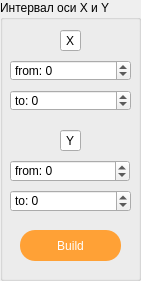
     <widget class="QGroupBox" name="groupBox">
      <property name="geometry">
       <rect>
        <x>1520</x>
        <y>110</y>
        <width>141</width>
        <height>281</height>
       </rect>
      </property>
      <property name="title">
       <string>Интервал оси X и Y</string>
      </property>
      <widget class="QSpinBox" name="spinBox_min">
       <property name="geometry">
        <rect>
         <x>10</x>
         <y>60</y>
         <width>121</width>
         <height>21</height>
        </rect>
       </property>
       <property name="prefix">
        <string>from: </string>
       </property>
       <property name="minimum">
        <number>-1000000</number>
       </property>
       <property name="maximum">
        <number>1000000</number>
       </property>
      </widget>
      <widget class="QSpinBox" name="spinBox_max">
       <property name="geometry">
        <rect>
         <x>10</x>
         <y>90</y>
         <width>121</width>
         <height>21</height>
        </rect>
       </property>
       <property name="prefix">
        <string>to: </string>
       </property>
       <property name="minimum">
        <number>-1000000</number>
       </property>
       <property name="maximum">
        <number>1000000</number>
       </property>
      </widget>
      <widget class="QSpinBox" name="spinBox_min_Y">
       <property name="geometry">
        <rect>
         <x>10</x>
         <y>160</y>
         <width>120</width>
         <height>22</height>
        </rect>
       </property>
       <property name="prefix">
        <string>from: </string>
       </property>
       <property name="minimum">
        <number>-1000000</number>
       </property>
       <property name="maximum">
        <number>1000000</number>
       </property>
      </widget>
      <widget class="QSpinBox" name="spinBox_max_Y">
       <property name="geometry">
        <rect>
         <x>10</x>
         <y>190</y>
         <width>121</width>
         <height>22</height>
        </rect>
       </property>
       <property name="prefix">
        <string>to: </string>
       </property>
       <property name="minimum">
        <number>-1000000</number>
       </property>
       <property name="maximum">
        <number>1000000</number>
       </property>
      </widget>
      <widget class="QLineEdit" name="lineEdit">
       <property name="enabled">
        <bool>true</bool>
       </property>
       <property name="geometry">
        <rect>
         <x>60</x>
         <y>30</y>
         <width>21</width>
         <height>21</height>
        </rect>
       </property>
       <property name="text">
        <string>X</string>
       </property>
       <property name="alignment">
        <set>Qt::AlignCenter</set>
       </property>
       <property name="readOnly">
        <bool>true</bool>
       </property>
      </widget>
      <widget class="QLineEdit" name="lineEdit_2">
       <property name="geometry">
        <rect>
         <x>60</x>
         <y>130</y>
         <width>21</width>
         <height>21</height>
        </rect>
       </property>
       <property name="text">
        <string>Y</string>
       </property>
       <property name="alignment">
        <set>Qt::AlignCenter</set>
       </property>
       <property name="readOnly">
        <bool>true</bool>
       </property>
      </widget>
      <widget class="QPushButton" name="pushButton_build_graph">
       <property name="geometry">
        <rect>
         <x>20</x>
         <y>230</y>
         <width>101</width>
         <height>31</height>
        </rect>
       </property>
       <property name="styleSheet">
        <string notr="true">QPushButton {
	background-color: rgb(255, 161, 54);
	border: 0.1px solid grey;
	border-radius: 15px;
	color: white;
	font: 18pt &quot;.AppleSystemUIFont&quot;;
}
QPushButton:pressed {
	background-color: #DCDCDC;
}</string>
       </property>
       <property name="text">
        <string>Build</string>
       </property>
      </widget>
     </widget>
